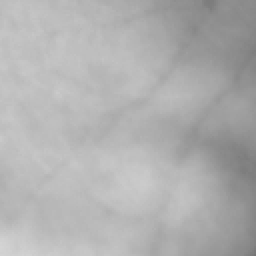
#> input picture Palmprint/trainold/007/007-2.bmp, 128 x 128 px (shown 2 times larger); its folder holds only this picture in this run
$ python data_augmentation.py
#> lines starting #> are read from the running program, lines starting #| are printed output that depends on the picture
import os
from PIL import Image, ImageEnhance, ImageOps
import random
import numpy as np
import shutil

my_noise_factor = 0.03
my_size = (100, 100)


# 因为旋转处理造成的黑边会对模型训练产生影响，所以删除这个函数
# def get_random_angle():
#     """
#     返回一个旋转角度
#     :return:得到一个随机的旋转角度
#     """
#     return random.uniform(0, 180)


def get_random_factor():
    random_factor = round(random.uniform(0.75, 1.30), 2)
    return random_factor


# [74 lines left out: functions random_flip0, random_flip1, crop_center, add_noise, not called in this run]


# 定义数据增强函数
def data_augmentation(input_path, output_path, num_augmented_images=5):
    # 创建输出路径
#> called with input_path = './Palmprint/trainold/007', output_path = './Palmprint/train/007', num_augmented_images = 2
    if not os.path.exists(output_path):
        os.makedirs(output_path)

    # 遍历输入路径下的所有BMP图像文件
    for filename in os.listdir(input_path):
        if filename.endswith(".bmp"):
            image_path = os.path.join(input_path, filename)

            # 打开图像
            img = Image.open(image_path)
#> img is the input picture: PIL image 128x128 L; min 117, max 212, mean 175.7

            # 在新目录中保存原始图像
            img.save(os.path.join(output_path, f"{filename[:-4]}_old.bmp"))

            for i in range(0, 4):
                # 调整亮度
                enhancer = ImageEnhance.Brightness(img)
                bright_img = enhancer.enhance(get_random_factor())  # 亮度可以根据需求调整
                bright_img.save(os.path.join(output_path, f"{filename[:-4]}_bright_{1 + i}.bmp"))

                # 调整对比度
                enhancer = ImageEnhance.Contrast(img)
                contrast_img = enhancer.enhance(get_random_factor())  # 对比度可以根据需求调整
                contrast_img.save(os.path.join(output_path, f"{filename[:-4]}_contrast_{1 + i}.bmp"))

                # 调整对比度和亮度
                enhancer = ImageEnhance.Contrast(img)
                contrast_img = enhancer.enhance(get_random_factor())  # 对比度可以根据需求调整
                enhancer = ImageEnhance.Brightness(contrast_img)
                bright_img = enhancer.enhance(get_random_factor())  # 亮度可以根据需求调整
                bright_img.save(os.path.join(output_path, f"{filename[:-4]}_contrast_bright_{1 + i}.bmp"))
#> this loop made 4 passes
#> pass 1, in data_augmentation, `bright_img = enhancer.enhance(get_random_factor())`:
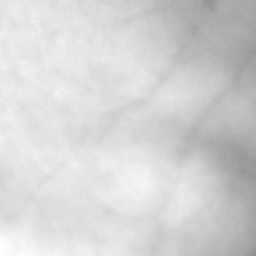
#> bright_img: PIL image 128x128 L (shown 2 times larger); min 141, max 255, mean 212.1
#> pass 1, in data_augmentation, `bright_img = enhancer.enhance(get_random_factor())`:
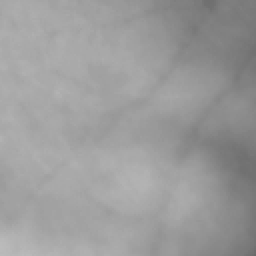
#> bright_img: PIL image 128x128 L (shown 2 times larger); min 105, max 187, mean 155.3

                # 在图像中心截取一个my_size大小的图片
                # small_img = crop_center(img, my_size)
                # small_img.save(os.path.join(output_path, f"{filename[:-4]}_small_{1 + i}.bmp"))


# 遍历主文件夹下的子文件夹
def process_subfolders(main_folder, output_folder, num_augmented_images=5):
    for root, dirs, files in os.walk(main_folder):
        for subfolder in dirs:
            subfolder_path = os.path.join(root, subfolder)
            output_subfolder_path = os.path.join(output_folder, subfolder)

            # 对每个子文件夹中的bmp图片应用数据增强
            data_augmentation(subfolder_path, output_subfolder_path, num_augmented_images)


def delete_directory(directory_path):
    if os.path.exists(directory_path):
        # 如果目录存在，递归删除目录及其内容
        shutil.rmtree(directory_path)
        print(f"目录 {directory_path} 已删除。")
    else:
        print(f"目录 {directory_path} 不存在。")


if __name__ == "__main__":
    main_folder = "./Palmprint/trainold"
    output_folder = "./Palmprint/train"
    trained_folder = "./models_resnet18_ep300"

    delete_directory(output_folder)
    delete_directory(trained_folder)

    # main_folder = "./testimg"
    # output_folder = "./testoutput"

    process_subfolders(main_folder, output_folder, num_augmented_images=2)
